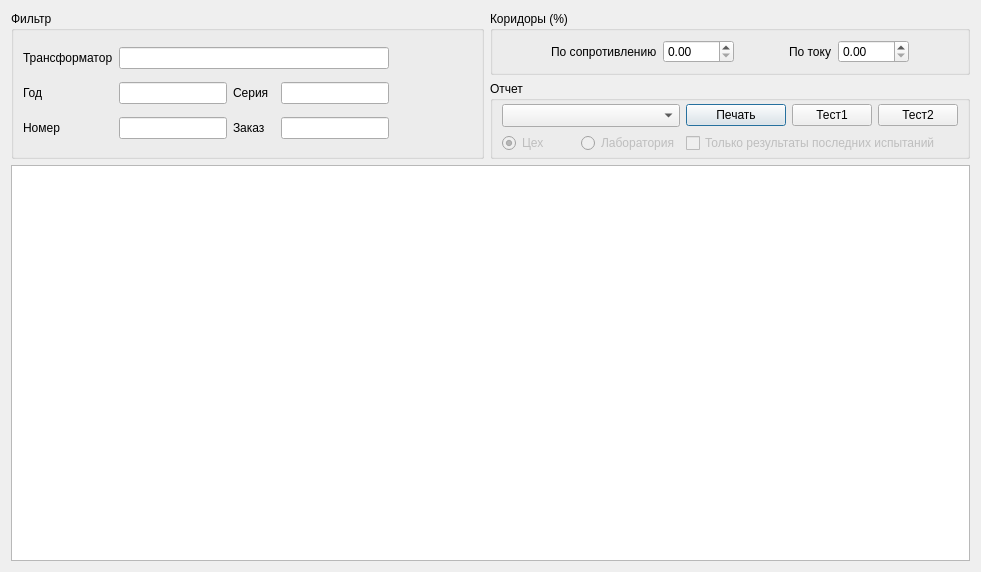
<?xml version="1.0" encoding="UTF-8"?>
<ui version="4.0">
 <class>Dialog</class>
 <widget class="QDialog" name="Dialog">
  <property name="geometry">
   <rect>
    <x>0</x>
    <y>0</y>
    <width>981</width>
    <height>572</height>
   </rect>
  </property>
  <property name="windowTitle">
   <string>Dialog</string>
  </property>
  <layout class="QVBoxLayout" name="verticalLayout_2">
   <item>
    <layout class="QHBoxLayout" name="horizontalLayout_4">
     <item>
      <widget class="QGroupBox" name="groupBox">
       <property name="title">
        <string>Фильтр</string>
       </property>
       <layout class="QGridLayout" name="gridLayout">
        <item row="0" column="2" colspan="4">
         <widget class="QLineEdit" name="leTrans">
          <property name="maxLength">
           <number>20</number>
          </property>
         </widget>
        </item>
        <item row="2" column="0">
         <widget class="QLabel" name="label">
          <property name="text">
           <string>Год</string>
          </property>
         </widget>
        </item>
        <item row="2" column="2">
         <widget class="QLineEdit" name="leYar">
          <property name="maxLength">
           <number>2</number>
          </property>
         </widget>
        </item>
        <item row="4" column="3">
         <widget class="QLabel" name="label_4">
          <property name="text">
           <string>Заказ</string>
          </property>
         </widget>
        </item>
        <item row="0" column="0" colspan="2">
         <widget class="QLabel" name="label_5">
          <property name="text">
           <string>Трансформатор</string>
          </property>
         </widget>
        </item>
        <item row="4" column="5">
         <widget class="QLineEdit" name="leOrder">
          <property name="inputMask">
           <string/>
          </property>
          <property name="maxLength">
           <number>10</number>
          </property>
         </widget>
        </item>
        <item row="2" column="3">
         <widget class="QLabel" name="label_3">
          <property name="text">
           <string>Серия</string>
          </property>
         </widget>
        </item>
        <item row="2" column="5">
         <widget class="QLineEdit" name="leSeries">
          <property name="maxLength">
           <number>10</number>
          </property>
         </widget>
        </item>
        <item row="4" column="0">
         <widget class="QLabel" name="label_2">
          <property name="text">
           <string>Номер</string>
          </property>
         </widget>
        </item>
        <item row="4" column="2">
         <widget class="QLineEdit" name="leNumber">
          <property name="inputMask">
           <string/>
          </property>
          <property name="maxLength">
           <number>6</number>
          </property>
         </widget>
        </item>
        <item row="0" column="6">
         <spacer name="horizontalSpacer">
          <property name="orientation">
           <enum>Qt::Horizontal</enum>
          </property>
          <property name="sizeHint" stdset="0">
           <size>
            <width>40</width>
            <height>20</height>
           </size>
          </property>
         </spacer>
        </item>
       </layout>
      </widget>
     </item>
     <item>
      <layout class="QVBoxLayout" name="verticalLayout">
       <item>
        <widget class="QGroupBox" name="groupBox_3">
         <property name="title">
          <string>Коридоры (%)</string>
         </property>
         <layout class="QHBoxLayout" name="horizontalLayout_3">
          <item>
           <spacer name="horizontalSpacer_4">
            <property name="orientation">
             <enum>Qt::Horizontal</enum>
            </property>
            <property name="sizeHint" stdset="0">
             <size>
              <width>40</width>
              <height>20</height>
             </size>
            </property>
           </spacer>
          </item>
          <item>
           <widget class="QLabel" name="label_6">
            <property name="sizePolicy">
             <sizepolicy hsizetype="Preferred" vsizetype="Preferred">
              <horstretch>0</horstretch>
              <verstretch>0</verstretch>
             </sizepolicy>
            </property>
            <property name="text">
             <string>По сопротивлению</string>
            </property>
           </widget>
          </item>
          <item>
           <widget class="QDoubleSpinBox" name="doubleSpinBox">
            <property name="maximum">
             <double>9999.989999999999782</double>
            </property>
           </widget>
          </item>
          <item>
           <spacer name="horizontalSpacer_3">
            <property name="orientation">
             <enum>Qt::Horizontal</enum>
            </property>
            <property name="sizeHint" stdset="0">
             <size>
              <width>40</width>
              <height>20</height>
             </size>
            </property>
           </spacer>
          </item>
          <item>
           <widget class="QLabel" name="label_7">
            <property name="text">
             <string>По току</string>
            </property>
           </widget>
          </item>
          <item>
           <widget class="QDoubleSpinBox" name="doubleSpinBox_2">
            <property name="maximum">
             <double>9999.989999999999782</double>
            </property>
           </widget>
          </item>
          <item>
           <spacer name="horizontalSpacer_2">
            <property name="orientation">
             <enum>Qt::Horizontal</enum>
            </property>
            <property name="sizeHint" stdset="0">
             <size>
              <width>40</width>
              <height>20</height>
             </size>
            </property>
           </spacer>
          </item>
         </layout>
        </widget>
       </item>
       <item>
        <widget class="QGroupBox" name="groupBox_2">
         <property name="title">
          <string>Отчет</string>
         </property>
         <layout class="QGridLayout" name="gridLayout_2">
          <property name="topMargin">
           <number>3</number>
          </property>
          <property name="bottomMargin">
           <number>3</number>
          </property>
          <item row="0" column="0" colspan="2">
           <widget class="QComboBox" name="comboBox">
            <property name="font">
             <font>
              <pointsize>10</pointsize>
             </font>
            </property>
           </widget>
          </item>
          <item row="0" column="3">
           <widget class="QPushButton" name="pushButton">
            <property name="minimumSize">
             <size>
              <width>100</width>
              <height>0</height>
             </size>
            </property>
            <property name="maximumSize">
             <size>
              <width>100</width>
              <height>16777215</height>
             </size>
            </property>
            <property name="text">
             <string>Печать</string>
            </property>
           </widget>
          </item>
          <item row="0" column="4">
           <widget class="QPushButton" name="pushButton_2">
            <property name="text">
             <string>Тест1</string>
            </property>
           </widget>
          </item>
          <item row="0" column="5">
           <widget class="QPushButton" name="pushButton_3">
            <property name="text">
             <string>Тест2</string>
            </property>
           </widget>
          </item>
          <item row="1" column="0">
           <widget class="QRadioButton" name="radioButton">
            <property name="enabled">
             <bool>false</bool>
            </property>
            <property name="sizePolicy">
             <sizepolicy hsizetype="Fixed" vsizetype="Fixed">
              <horstretch>0</horstretch>
              <verstretch>0</verstretch>
             </sizepolicy>
            </property>
            <property name="text">
             <string>Цех        </string>
            </property>
            <property name="checked">
             <bool>true</bool>
            </property>
           </widget>
          </item>
          <item row="1" column="1">
           <widget class="QRadioButton" name="radioButton_2">
            <property name="enabled">
             <bool>false</bool>
            </property>
            <property name="text">
             <string>Лаборатория</string>
            </property>
           </widget>
          </item>
          <item row="1" column="3" colspan="3">
           <widget class="QCheckBox" name="checkBox">
            <property name="enabled">
             <bool>false</bool>
            </property>
            <property name="text">
             <string>Только результаты последних испытаний</string>
            </property>
           </widget>
          </item>
         </layout>
        </widget>
       </item>
      </layout>
     </item>
    </layout>
   </item>
   <item>
    <widget class="QTableView" name="tableView"/>
   </item>
  </layout>
 </widget>
 <tabstops>
  <tabstop>leTrans</tabstop>
  <tabstop>leYar</tabstop>
  <tabstop>leNumber</tabstop>
  <tabstop>leSeries</tabstop>
  <tabstop>leOrder</tabstop>
  <tabstop>tableView</tabstop>
 </tabstops>
 <resources/>
 <connections>
  <connection>
   <sender>leYar</sender>
   <signal>editingFinished()</signal>
   <receiver>Dialog</receiver>
   <slot>setFilter()</slot>
   <hints>
    <hint type="sourcelabel">
     <x>277</x>
     <y>84</y>
    </hint>
    <hint type="destinationlabel">
     <x>192</x>
     <y>76</y>
    </hint>
   </hints>
  </connection>
  <connection>
   <sender>leNumber</sender>
   <signal>editingFinished()</signal>
   <receiver>Dialog</receiver>
   <slot>setFilter()</slot>
   <hints>
    <hint type="sourcelabel">
     <x>284</x>
     <y>115</y>
    </hint>
    <hint type="destinationlabel">
     <x>281</x>
     <y>71</y>
    </hint>
   </hints>
  </connection>
  <connection>
   <sender>leSeries</sender>
   <signal>editingFinished()</signal>
   <receiver>Dialog</receiver>
   <slot>setFilter()</slot>
   <hints>
    <hint type="sourcelabel">
     <x>440</x>
     <y>78</y>
    </hint>
    <hint type="destinationlabel">
     <x>657</x>
     <y>126</y>
    </hint>
   </hints>
  </connection>
  <connection>
   <sender>leOrder</sender>
   <signal>editingFinished()</signal>
   <receiver>Dialog</receiver>
   <slot>setFilter()</slot>
   <hints>
    <hint type="sourcelabel">
     <x>406</x>
     <y>107</y>
    </hint>
    <hint type="destinationlabel">
     <x>430</x>
     <y>134</y>
    </hint>
   </hints>
  </connection>
  <connection>
   <sender>leTrans</sender>
   <signal>editingFinished()</signal>
   <receiver>Dialog</receiver>
   <slot>setFilter()</slot>
   <hints>
    <hint type="sourcelabel">
     <x>478</x>
     <y>43</y>
    </hint>
    <hint type="destinationlabel">
     <x>564</x>
     <y>138</y>
    </hint>
   </hints>
  </connection>
  <connection>
   <sender>tableView</sender>
   <signal>doubleClicked(QModelIndex)</signal>
   <receiver>Dialog</receiver>
   <slot>printReport()</slot>
   <hints>
    <hint type="sourcelabel">
     <x>154</x>
     <y>208</y>
    </hint>
    <hint type="destinationlabel">
     <x>120</x>
     <y>139</y>
    </hint>
   </hints>
  </connection>
 </connections>
 <slots>
  <slot>setFilter()</slot>
  <slot>printReport()</slot>
 </slots>
</ui>
